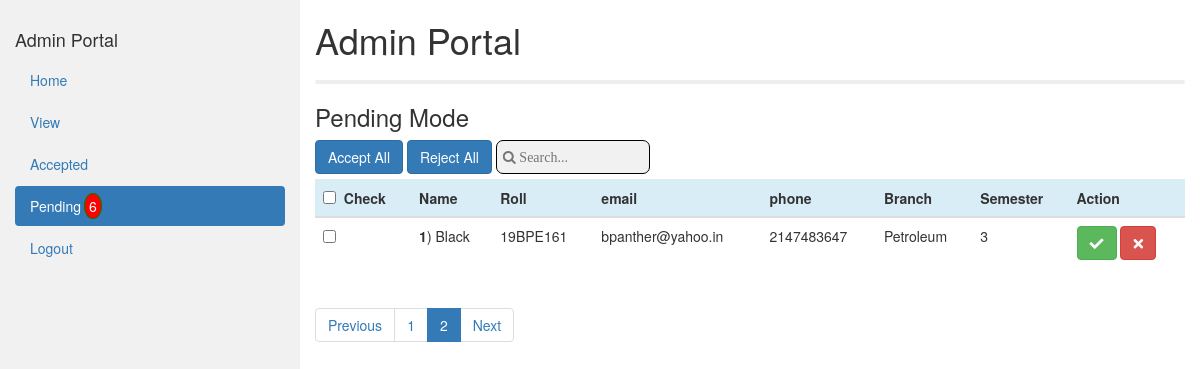
Screenshot of /View/pending.php?page=2 (signed in) with the database file from the repository.
### tables this page shows
CREATE TABLE `user_master` (
  `user_id` int(11) NOT NULL,
  `roll` varchar(10) NOT NULL,
  `name` varchar(20) NOT NULL,
  `lname` varchar(20) NOT NULL,
  `user_password` varchar(10) NOT NULL,
  `email` varchar(40) NOT NULL,
  `phone` int(11) NOT NULL,
  `Branch_id` int(2) NOT NULL,
  `Sem_id` int(1) NOT NULL,
  `Type` enum('0','1','2','3') NOT NULL COMMENT '''0''= Admin  \r\n''1'' = Participant \r\n''2'' = Pending\r\n''3'' = Rejected',
  `Image` varchar(50) NOT NULL
);

CREATE TABLE `branch` (
  `branch_id` int(11) NOT NULL,
  `branch_name` varchar(20) NOT NULL
);

CREATE TABLE `semester` (
  `semester_id` int(1) NOT NULL,
  `semester_name` varchar(1) NOT NULL
);

### Model/participant_Model.php (called while the page is built, shortened)
<?php
	function GetParticipantByCondition($where){
		global $pdo;
		$sql = "SELECT user_master.Type,user_master.user_id,user_master.name,user_master.roll,user_master.email,user_master.phone,branch.branch_name,semester.semester_name FROM user_master INNER JOIN semester JOIN branch ON user_master.Branch_id = branch.branch_id AND user_master.Sem_id = semester.semester_id WHERE ".$where;
		$stmt = $pdo->query($sql);
		return $stmt;
	}
?>

### View/pending.php (the view, shortened to what this page needs)
<?php if(!isset($_SESSION['username'])){
	header('Location: '.LOGIN.'?Access Forbidden');
}
else{
 ?>
<body>
<div class="col-md-9">
      <h1>Admin Portal</h1>
	  <hr>
	<h3>Pending Mode</h3>
	<div class="mb-5">
		<button type="button" class="btn btn-primary" onclick="AcceptAll('accept')">Accept All</button>
		<button type="button" class="btn btn-primary" onclick="AcceptAll('reject')">Reject All</button>
		<input  style="font-family: FontAwesome;border:1px solid black;background-color:#f1f1f1;color:black;" type="text" placeholder='&#xf002; Search...' id="se" onkeyup="fd()">
	</div>
<?php
	$where = "user_master.Type='2'";
	$stmt = GetParticipantByCondition($where);
	$totalStudent = $stmt->rowCount();
	if($stmt->rowCount()>0){
	echo "<table class='table table-hover'>";
		echo "<thead>";
			echo "<tr class='bg-info'>";
				echo '<th><input id="checkAll" class="form-check-input" type="checkbox" name="check">&nbsp;&nbsp;Check</th>';
				echo "<th>Name</th>";
				echo "<th>Roll</th>";
				echo "<th class='hidden-xs'>email</th>";
				echo "<th class='hide1'>phone</th>";
				echo "<th>Branch</th>";
				echo "<th class='hide1'>Semester</th>";
				echo "<th>Action</th>";
			echo "</tr>";
		echo "</thead>";
		$k=0;
		$page = ceil($totalStudent/5);
						$u=0;
						$prev=2;
						$nex =$page-1;
						if(isset($_GET['page'])){
							$u = 5*($_GET['page']-1);
							if($_GET['page']!=1){
								$prev=$_GET['page'];
							}
						}
						$row = $stmt->fetchALL();
						for($i=$u;$i<count($row);$i++){
							 $u++;
		echo "<tr id='table_".$row[$i]['user_id']."'>";
			echo '<td><input class="check" type="checkbox" id="inlineCheckbox1" name="num[]" value="'.$row[$i]['user_id'].'"></td>';
			echo "<td>"."<span class='bold'>".++$k."</span>) ".$row[$i]['name']."</td>";
			echo "<td class='search'>".$row[$i]['roll']."</td>";
			echo "<td class='hidden-xs'>".$row[$i]['email']."</td>";
			echo "<td class='hide1'>".$row[$i]['phone']."</td>";
			echo "<td >".$row[$i]['branch_name']."</td>";
			echo "<td class='hide1' class='text-center'>".$row[$i]['semester_name']."</td>";
			echo '<td>
				<form method="get">
					<input type="text" hidden value="'.$row[$i]['user_id'].'" name="id">
					<button class="btn btn-success" type="submit" name="status" value="accept"><i class="fas fa-check"></i></button>
					<button class="btn btn-danger" type="submit" name="status" value="reject"><i class="fas fa-times"></i></button>
				</form>
				</td>';
		echo "</tr>";
	}
	echo "</table>";
		echo '<nav aria-label="...">
					  <ul id="pagin" class="pagination justify-content-center">
						<li class="page-item ">
						  <a class="page-link" href="pending.php?page='.($prev-1).'" tabindex="-1">Previous</a>
						</li>';
						$class="";
						for($i=0;$i<$page;$i++){
							if(isset($_GET['page'])){
								if($_GET['page'] == $i+1){
									$class="active";
								}
							}
							else{
								if($i==0)
								$class="active";
							}
							echo '<li class="page-item '.$class.'"><a class="page-link" href="pending.php?page='.($i+1).'">'.($i+1).'</a></li>';
							$class="";
						}
						echo '<li class="page-item">
						  <a class="page-link" href="pending.php?page='.($nex+1).'">Next</a>
						</li>
					  </ul>
					</nav>';
	}
	else{
		echo "<p class='text-primary lead'>No Pending Requestes</p>";
	}
?>
</div>
</body>
</html>
<?php }
?>

### rows the page displays
user_master: name "Black", roll "19BPE161", email "bpanther@yahoo.in", phone "2147483647", Branch.branch_name "Petroleum", Sem.semester_name "3"

### other values shown
$stmt9->rowCount() "6"
